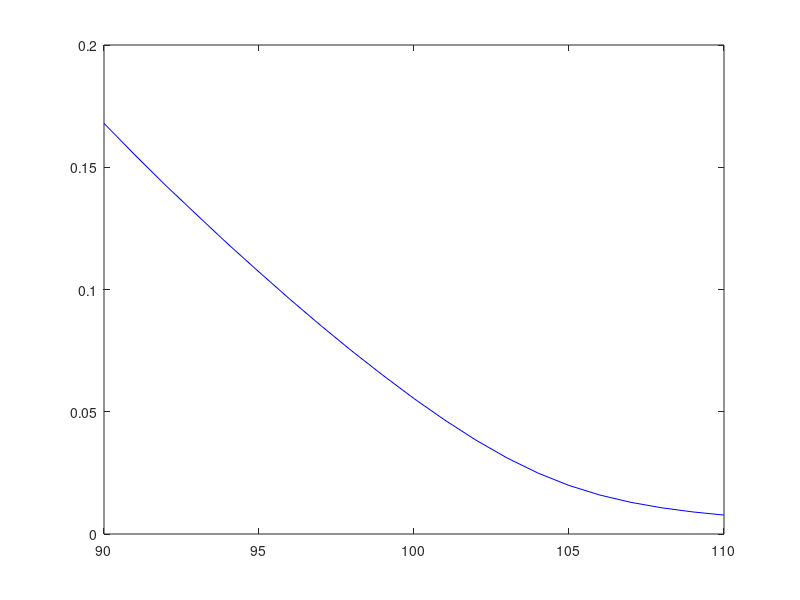

The MATLAB script that drew this image: (Note: this script raises an error after producing the figure.)
% Generate fig 3b
% Plot residual stress for finte springs
% Compare result from analytical equilibrium, end time of strain test, and
% average stress of oscillation test

clear;

% Load data for calculation with 5% strain
load('fig3b_ResidualStress1.mat')

% Plot calculated stress from analytic and asymptotic expressions
figure(7)
plot(TotSprings,ResidualStress_fullsoln,'b')
hold on 
% plot(TotSprings,ResidualStress_asymptotic,'b--')

% Load data points from strain test for comparison
load('fig3a_StrainTest.mat')
plot(total_springs,stress(:,end),'bs')

% Repeat with undeformed state
load('fig3b_ResidualStress2.mat')

% Plot calculated stress from analytic and asymptotic expressions
figure(7)
plot(TotSprings,ResidualStress_fullsoln,'r')
hold on 
% plot(TotSprings,ResidualStress_asymptotic,'r--')

% Load and plot residual/prestress from oscillation tests (mean across all freq)
load("fig3b_OscillationData.mat")
plot(total_springs,mean(Residual),'r^')

xlabel('Total springs, $M_{tot}$')
ylabel('Residual stress')
legend('Equilibrium, $\epsilon=5\%$','Simulation, $\epsilon=5\%$',...
    'Equilibrium, $\epsilon=0\%$','Oscillation pre-stress')
xlim([90 110])
